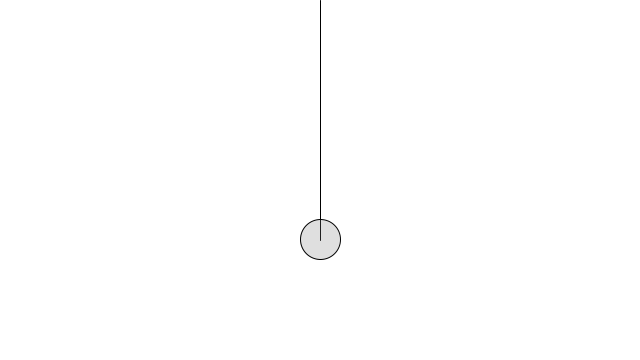
Frame 1 (no input)
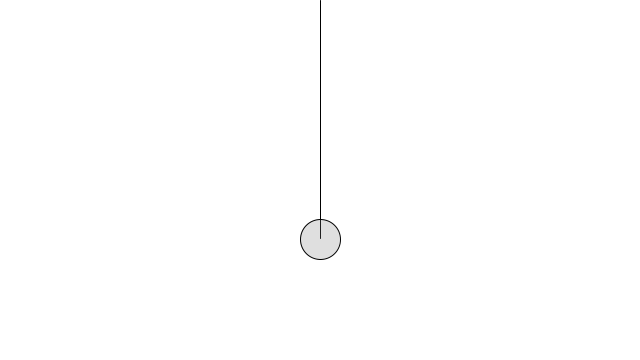
Frame 60 (the mouse pressed at the canvas centre just before this capture)
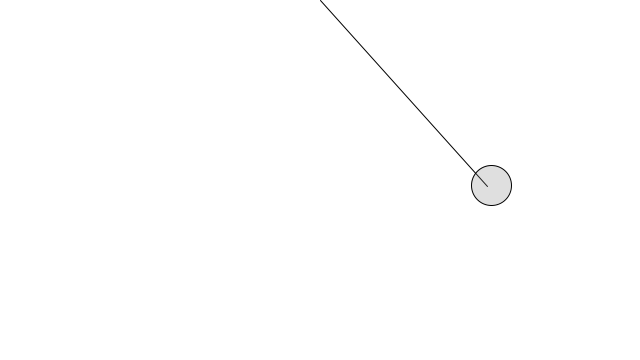
Frame 120 (the mouse held since frame 60 and released just before this capture)

The Processing sketch that drew these frames (run headless with seeded random() and noise(); from frame 60 on, the mouse is pressed at the canvas centre):

// Processing sketch: spring
// ── spring.pde
PVector origin;
float restLen;
Mover bob;

void setup() { 
  size(640, 360);
  restLen = 200;
  origin = new PVector(width/2, 0);
  bob  = new Mover(width/2, 240);
}

void draw() {
  background(255);
  line(origin.x, origin.y, bob.loc.x, bob.loc.y);

  PVector springForce = PVector.sub(bob.loc, origin);
  float currentLen = springForce.mag();
  springForce.normalize();
  float k = 0.01;
  float disp = currentLen - restLen;
  springForce.mult(-k*disp);
  bob.applyForce(springForce);

  PVector grav = new PVector(0, 0.1);
  bob.applyForce(grav);

  if (mousePressed) {
    PVector wind = new PVector(0.1, 0);
    bob.applyForce(wind);
  }

  bob.update();
  bob.display();
}

// ── Mover.pde
class Mover {

  PVector loc;
  PVector vel;
  PVector acc;
  float mass;

  float anglex;
  float angley;
  float ampx;
  float ampy;
  float aVelx;
  float aVely;

  Mover(float x, float y) {
    loc = new PVector(x, y);
    vel = new PVector(0, 0);
    acc = new PVector(0, 0);
    mass = 1;
  }

  //Mover() {
  //  loc = new PVector(0, 0);
  //  anglex = random(1);
  //  angley = random(1);
  //  ampx = random(50, 300);
  //  ampy = random(50, 300);
  //  aVelx = random(0.1);
  //  aVely = random(0.05);
  //}

  void applyForce(PVector force) {
    PVector f = PVector.div(force, mass);
    acc.add(f);
  }

  void update() {

    vel.add(acc);
    loc.add(vel);
    acc.mult(0);

    //loc.x = ampx*sin(anglex);
    //loc.y = ampy*sin(angley);

    //anglex += aVelx;
    //angley += aVely;
  }

  void display() {
    stroke(0);
    fill(127, 64);
    //line(0, 0, loc.x, loc.y);
    ellipse(loc.x, loc.y, 40, 40);
  }
}
